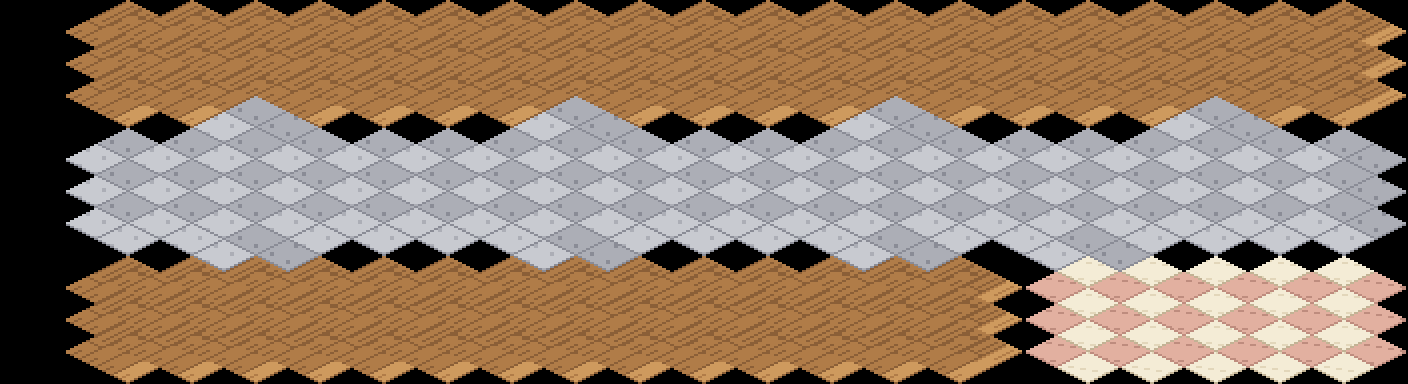

The image is a tile-based game level rendered from a .tmx file. Its description and complete source (layers, tilesets, objects, tile grids) follow:
An orthogonal 22x12 tile map with 64x32 px tiles, 1 tile layer (suelo).

<map version="1.10" orientation="orthogonal" renderorder="right-down" width="22" height="12" tilewidth="64" tileheight="32" infinite="0" nextlayerid="2" nextobjectid="1">
 <tileset firstgid="1" name="terreno_mundo" tilewidth="128" tileheight="64" tile_count="203" columns="8">
  <image source="../textures/../textures/terreno_mundo.png" width="1024" height="1664" />
 </tileset>
 <layer id="1" name="suelo" width="22" height="12">
  <data encoding="csv">
0,0,0,0,0,0,0,0,0,0,0,0,0,0,0,0,0,0,0,0,0,0,
0,157,157,157,157,157,157,157,157,157,157,157,157,157,157,157,157,157,157,157,157,0,
0,157,157,157,157,157,157,157,157,157,157,157,157,157,157,157,157,157,157,157,157,0,
0,157,157,157,157,157,157,157,157,157,157,157,157,157,157,157,157,157,157,157,157,0,
0,0,0,161,0,0,0,0,161,0,0,0,0,161,0,0,0,0,161,0,0,0,
0,161,161,161,161,161,161,161,161,161,161,161,161,161,161,161,161,161,161,161,161,0,
0,161,161,161,161,161,161,161,161,161,161,161,161,161,161,161,161,161,161,161,161,0,
0,161,161,161,161,161,161,161,161,161,161,161,161,161,161,161,161,161,161,161,161,0,
0,0,0,161,0,0,0,0,161,0,0,0,0,161,0,0,161,0,0,0,0,0,
0,157,157,157,157,157,157,157,157,157,157,157,157,157,157,0,164,164,164,164,164,0,
0,157,157,157,157,157,157,157,157,157,157,157,157,157,157,0,164,164,164,164,164,0,
0,157,157,157,157,157,157,157,157,157,157,157,157,157,157,0,164,164,164,164,164,0
</data>
 </layer>
</map>
